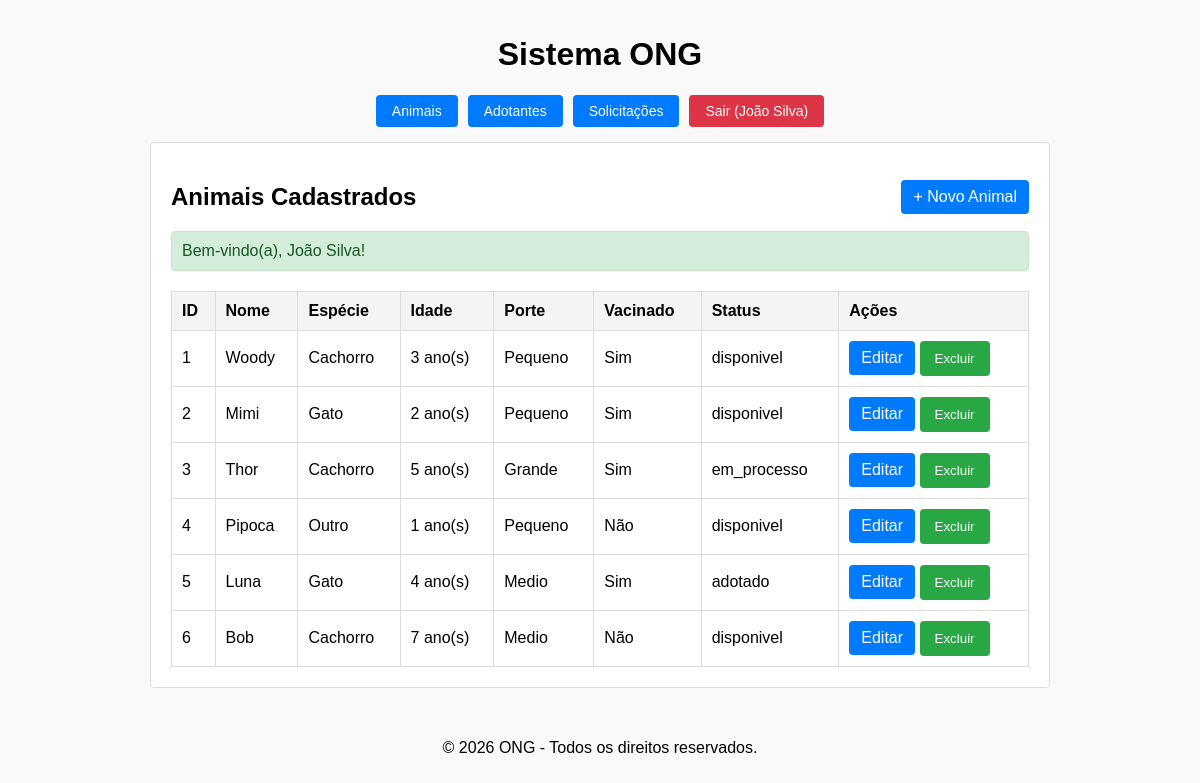
The page / (signed in) on the database its author committed.
### tables this page shows
CREATE TABLE animais (
    id INT AUTO_INCREMENT PRIMARY KEY,
    nome VARCHAR(100) NOT NULL,
    especie ENUM('Cachorro', 'Gato', 'Outro') NOT NULL,
    idade_anos INT NOT NULL,
    porte ENUM('Pequeno', 'Medio', 'Grande') NOT NULL,
    vacinado TINYINT(1) DEFAULT 0,
    descricao TEXT,
    status ENUM('disponivel', 'em_processo', 'adotado') DEFAULT 'disponivel'
);

### app/Controllers/AnimalController.php (called while the page is built, shortened)
<?php
class AnimalController
{
    private Animal $animalModel;
    public function __construct()
    {
        $this->animalModel = new Animal();
    }
    public function index(): void
    {
        $animais = $this->animalModel->findAll();
        require_once __DIR__ . '/../Views/animais/index.php';
    }
}

### app/Models/Model.php (called while the page is built, shortened)
<?php
abstract class Model
{
    public function __construct()
    {
        $database = new Database();
        $this->db = $database->getConnection();
    }
}

### config/Database.php (called while the page is built, shortened)
<?php
class database
{
    private string $host = 'db';
    private string $database = 'ong_adocao';
    private string $user = 'root';
    private string $password = 'root';
    public function getConnection(): PDO
    {
        $dsn = "mysql:host={$this->host}; dbname={$this->database}; charset=utf8mb4";
        return new PDO($dsn, $this->user, $this->password, [
            PDO::ATTR_ERRMODE => PDO::ERRMODE_EXCEPTION,
            PDO::ATTR_DEFAULT_FETCH_MODE => PDO::FETCH_ASSOC
        ]);
    }
}

### app/Models/Animal.php (called while the page is built, shortened)
<?php
class Animal extends Model
{
    public function findAll(): array
    {
        $query = $this->db->query
        (
            "SELECT * FROM animais"
        );
        return $query->fetchAll();
    }
}

### app/Views/animais/index.php (the view, shortened to what this page needs)
<?php require_once __DIR__ . '/../layouts/header.php'; ?>
<div style="display: flex; justify-content: space-between; align-items: center;">
    <h2>Animais Cadastrados</h2>
    <a href="/animais/criar" class="btn">+ Novo Animal</a>
</div>
<?php require_once __DIR__ . '/../includes/feedback.php'; ?>
<table>
    <thead>
        <tr>
            <th>ID</th>
            <th>Nome</th>
            <th>Espécie</th>
            <th>Idade</th>
            <th>Porte</th>
            <th>Vacinado</th>
            <th>Status</th>
            <th>Ações</th>
        </tr>
    </thead>
    <tbody>
        <?php if (!empty($animais)): ?>
            <?php foreach ($animais as $animal): ?>
                <tr>
                    <td><?= htmlspecialchars($animal['id']) ?></td>
                    <td><?= htmlspecialchars($animal['nome']) ?></td>
                    <td><?= htmlspecialchars($animal['especie']) ?></td>
                    <td><?= htmlspecialchars($animal['idade_anos']) ?> ano(s)</td>
                    <td><?= htmlspecialchars($animal['porte']) ?></td>
                    <td>
                        <?= !empty($animal['vacinado']) ? 'Sim' : 'Não' ?>
                    </td>
                    <td><?= htmlspecialchars($animal['status']) ?></td>
                    <td>
                        <a
                            href="/animais/editar?id=<?= $animal['id'] ?>"
                            class="btn"
                        >
                            Editar
                        </a>
                        <form
                            action="/animais/apagar"
                            method="POST"
                            style="display: inline;"
                            onsubmit="return confirm('Tem certeza que deseja excluir este animal?');"
                        >
                            <button type="submit">
                                Excluir
                            </button>
                        </form>
                    </td>
                </tr>
            <?php endforeach; ?>
        <?php endif; ?>
    </tbody>
</table>
<?php require_once __DIR__ . '/../layouts/footer.php'; ?>

### public/css/style.css (style rules this page uses)
body { font-family: Arial, sans-serif; margin: 0; padding: 0; display: flex; flex-direction: column; align-items: center; min-height: 100vh; background-color: #f9f9f9; }
button { padding: 10px 15px; background-color: #28a745; color: white; border: none; border-radius: 4px; cursor: pointer; }
table { width: 100%; border-collapse: collapse; margin-top: 20px; }
th, td { border: 1px solid #ddd; padding: 10px; text-align: left; }
th { background-color: #f4f4f4; }
.btn { display: inline-block; padding: 8px 12px; background-color: #007bff; color: white; text-decoration: none; border-radius: 4px; }

### rows shown on the page
animais: id "1", nome "Woody", especie "Cachorro", idade_anos "3", porte "Pequeno", vacinado "Sim", status "disponivel"
animais: id "2", nome "Mimi", especie "Gato", idade_anos "2", porte "Pequeno", vacinado "Sim", status "disponivel"
animais: id "3", nome "Thor", especie "Cachorro", idade_anos "5", porte "Grande", vacinado "Sim", status "em_processo"
animais: id "4", nome "Pipoca", especie "Outro", idade_anos "1", porte "Pequeno", vacinado "Não", status "disponivel"
animais: id "5", nome "Luna", especie "Gato", idade_anos "4", porte "Medio", vacinado "Sim", status "adotado"
animais: id "6", nome "Bob", especie "Cachorro", idade_anos "7", porte "Medio", vacinado "Não", status "disponivel"

### other values the page prints
$_SESSION['usuario']['nome'] "João Silva"
$mensagem "Bem-vindo(a), João Silva!"
